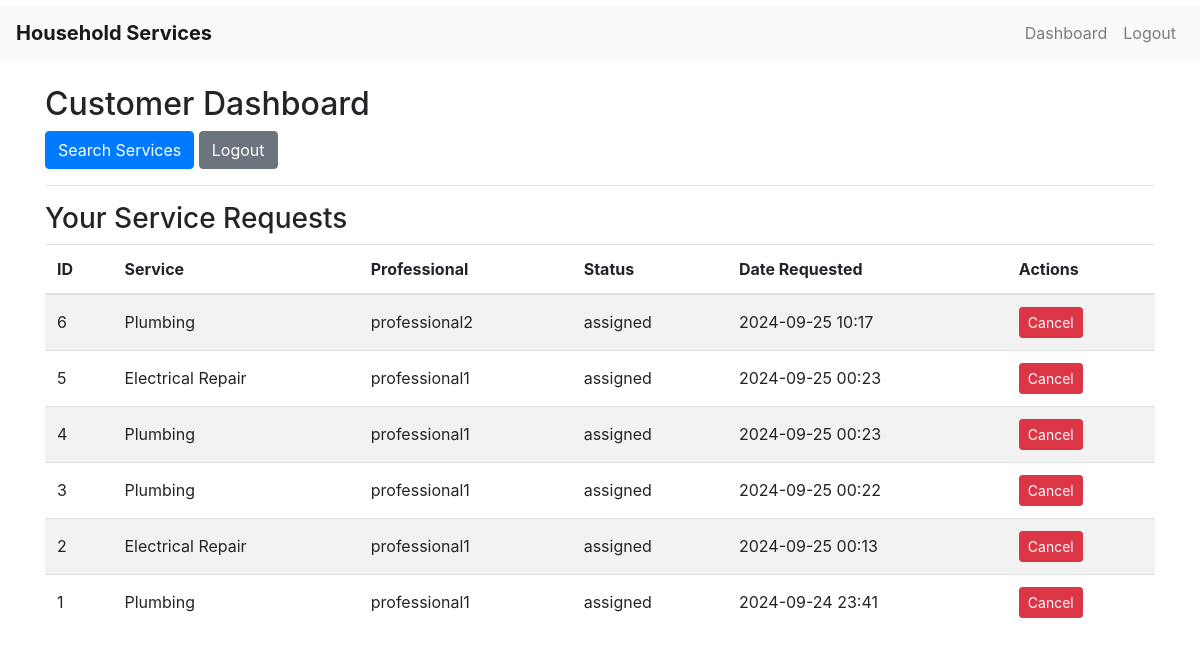
The app's page /customer/dashboard (signed in) with its own data.
### models.py (models this page shows, shortened)
class ServiceRequest(db.Model):
    __tablename__ = 'service_requests'
    id = db.Column(db.Integer, primary_key=True)
    service_id = db.Column(db.Integer, db.ForeignKey('services.id'), nullable=False)
    customer_id = db.Column(db.Integer, db.ForeignKey('users.id'), nullable=False)
    professional_id = db.Column(db.Integer, db.ForeignKey('users.id'))
    service_status = db.Column(db.String(20), nullable=False, default='requested')
    service = db.relationship('Service', backref='service_requests')
    date_of_request = db.Column(db.DateTime, default=datetime.utcnow)
    date_of_completion = db.Column(db.DateTime)
    remarks = db.Column(db.Text)

class Service(db.Model):
    __tablename__ = 'services'
    id = db.Column(db.Integer, nullable =False, primary_key=True)
    name = db.Column(db.String(100), nullable=False)
    base_price = db.Column(db.Float, nullable=False)
    time_required = db.Column(db.Integer, nullable=False)  # in minutes
    description = db.Column(db.Text)

class User(UserMixin, db.Model):
    __tablename__ = 'users'
    id = db.Column(db.Integer, primary_key=True)
    username = db.Column(db.String(100), unique=True, nullable=False)
    password = db.Column(db.String(128), nullable=False)
    role = db.Column(db.String(20), nullable=False)
    is_active = db.Column(db.Boolean, default=True)
    date_created = db.Column(db.DateTime, default=datetime.utcnow)
    service_type = db.Column(db.String(100))
    experience = db.Column(db.Integer)
    customer_service_requests = db.relationship('ServiceRequest', backref='customer', foreign_keys='ServiceRequest.customer_id', lazy='dynamic')
    professional_service_requests = db.relationship('ServiceRequest', backref='professional', foreign_keys='ServiceRequest.professional_id', lazy='dynamic')

### routes.py (the view)
@app.route('/customer/dashboard')
@login_required
def customer_dashboard():
    if current_user.role != 'customer':
        flash('Access denied.')
        return redirect(url_for('index'))
    service_requests = ServiceRequest.query.filter_by(customer_id=current_user.id).order_by(ServiceRequest.id.desc()).all()
    return render_template('customer_dashboard.html', service_requests=service_requests)

### app.py (called while the page is built)
@login_manager.user_loader
def load_user(user_id):
    return User.query.get(int(user_id))

### templates/customer_dashboard.html
{% extends 'base.html' %}
{% block content %}
<h2>Customer Dashboard</h2>
<p>
    <a href="{{ url_for('search_services') }}" class="btn btn-primary">Search Services</a>
    <a href="{{ url_for('logout') }}" class="btn btn-secondary">Logout</a>
</p>
<hr>
<h3>Your Service Requests</h3>
<table class="table table-striped">
    <thead>
        <tr>
            <th>ID</th>
            <th>Service</th>
            <th>Professional</th>
            <th>Status</th>
            <th>Date Requested</th>
            <th>Actions</th>
        </tr>
    </thead>
    <tbody>
        {% for request in service_requests %}
        <tr>
            <td>{{ request.id }}</td>
            <td>{{ request.service.name }}</td>
            <td>
                {% if request.professional %}
                {{ request.professional.username }}
                {% else %}
                Pending Assignment
                {% endif %}
            </td>
            <td>{{ request.service_status }}</td>
            <td>{{ request.date_of_request.strftime('%Y-%m-%d %H:%M') }}</td>
            <td>
                {% if request.service_status != 'closed' %}
                <a href="{{ url_for('reject_request', request_id=request.id) }}" class="btn btn-sm btn-danger">Cancel</a>
                {% else %}
                <span class="text-success">Completed</span>
                {% endif %}
            </td>
        </tr>
        {% endfor %}
    </tbody>
</table>
{% endblock %}

### static/css/styles.css (style rules this page uses)
body { padding-top: 5px; }
.table th, .table td { vertical-align: middle; }

### records on screen
ServiceRequest: id "6", service.name "Plumbing", professional.username "professional2", service_status "assigned", date_of_request "2024-09-25 10:17"
ServiceRequest: id "5", service.name "Electrical Repair", professional.username "professional1", service_status "assigned", date_of_request "2024-09-25 00:23"
ServiceRequest: id "4", service.name "Plumbing", professional.username "professional1", service_status "assigned", date_of_request "2024-09-25 00:23"
ServiceRequest: id "3", service.name "Plumbing", professional.username "professional1", service_status "assigned", date_of_request "2024-09-25 00:22"
ServiceRequest: id "2", service.name "Electrical Repair", professional.username "professional1", service_status "assigned", date_of_request "2024-09-25 00:13"
ServiceRequest: id "1", service.name "Plumbing", professional.username "professional1", service_status "assigned", date_of_request "2024-09-24 23:41"
